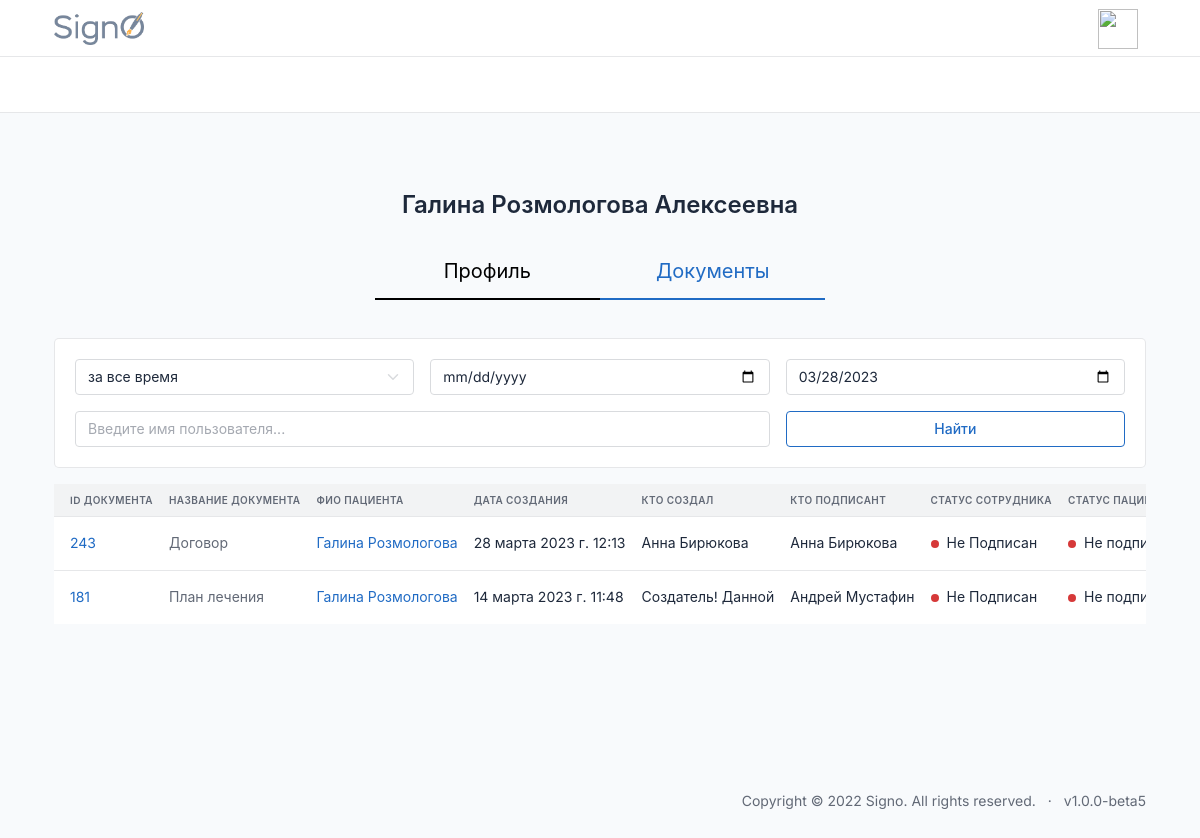
Page /id/user/user-docs/46/ on the earlier database version.
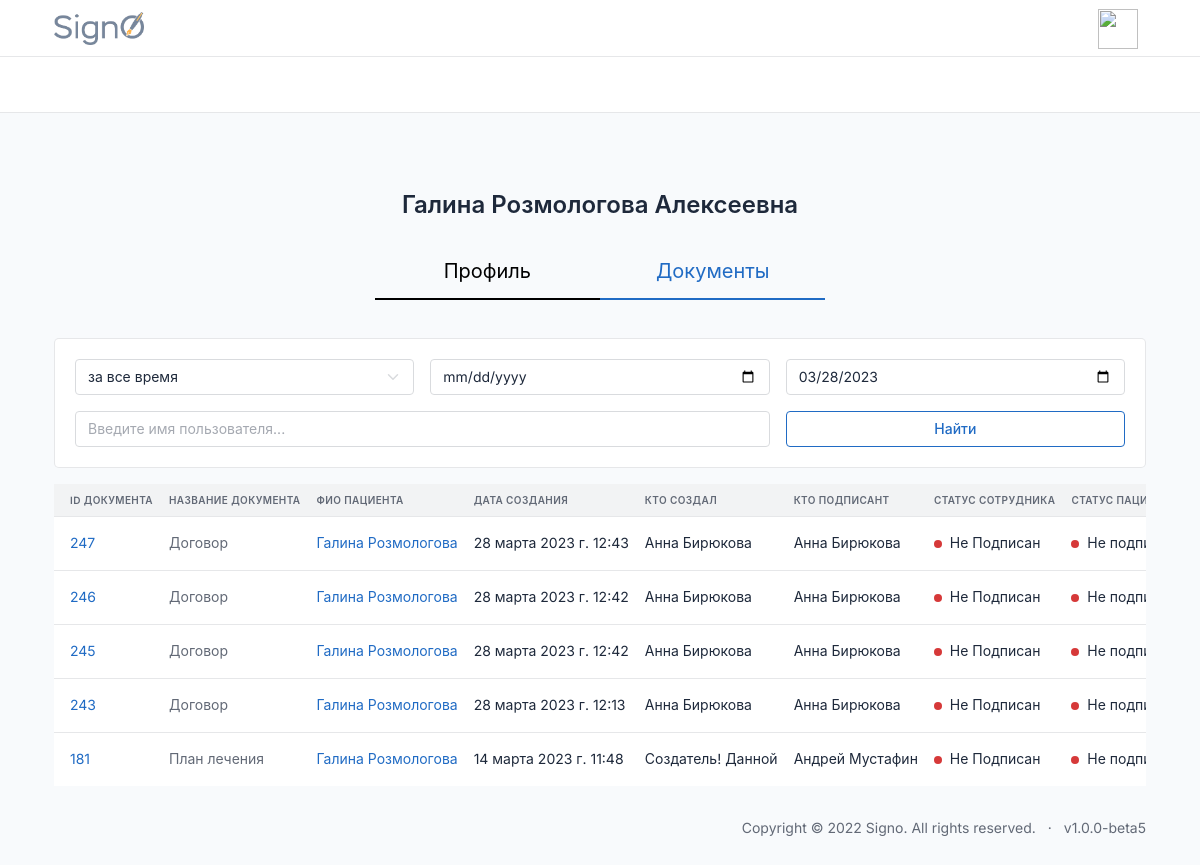
Same page on the later database version.
### documents/models.py (models this page shows, shortened)
class Document(DateTimeMixin, HiddenDeletedMixin, models.Model):
    user = models.ForeignKey(CustomUser, on_delete=models.CASCADE, null=True, blank=True, related_name='documenter')
    sender = models.ForeignKey(CustomUser, on_delete=models.CASCADE, null=True, related_name='sender', verbose_name='Отправитель')
    recipient = models.ForeignKey(CustomUser, on_delete=models.CASCADE, null=True, related_name='recipient', verbose_name='Получатель')
    founder = models.ForeignKey(CustomUser, on_delete=models.CASCADE, null=True, related_name='founder', verbose_name='Создатель документа')
    document = models.FileField(upload_to='documents/%Y/%m/%d/', blank=True, null=True)
    send_date = models.DateTimeField(auto_now_add=True, verbose_name='Дата отправки', null=True)
    sender_status = models.BooleanField(default=False, blank=True, null=True)
    recipient_status = models.BooleanField(default=False, blank=True, null=True)
    files = models.ForeignKey('DocumentsFiles', on_delete=models.CASCADE, blank=True, null=True)
    type = models.ForeignKey('DocumentType', on_delete=models.CASCADE, blank=True, null=True, related_name='document')
    sig = models.FileField(upload_to='documents/%Y/%m/%d/', blank=True, null=True)
    class Meta:
        verbose_name = 'Документ'
        verbose_name_plural = 'Документы'

class DocumentType(models.Model):
    title = models.CharField(max_length=240, blank=True, null=True)
    DOGOVOR = 'DOGOVOR'
    IDS = 'IDS'
    MEDCARD = 'MEDCARD'
    ADMCARD = 'ADMCARD'
    RENT = 'RENT'
    PLAN = 'PLAN'
    DNEVNIK = 'DNEVNIK'
    OTKAZ = 'OTKAZ'
    UVEDOMLENIE = 'UVEDOMLENIE'
    RECEPT = 'RECEPT'
    RECOMEND = 'RECOMEND'
    TYPE_DOC = [
        (DOGOVOR, 'Договор'),
        (IDS, 'ИДС'),
        (MEDCARD, 'Мед карта'),
        (ADMCARD, 'Адм.карта'),
        (RENT, 'Справка в налоговую'),
        (PLAN, 'План лечения'),
        (DNEVNIK, 'Дневник'),
        (OTKAZ, 'Отказ от мед.вмешательства'),
        (UVEDOMLENIE, 'Уведомление'),
        (RECEPT, 'Рецепт'),
        (RECOMEND, 'Рекомендация стоматолога'),
    ]
    type_document = models.CharField(choices=TYPE_DOC, max_length=240, blank=True, null=True)
    class Meta:
        verbose_name='Тип Документа'
        verbose_name_plural='Типы Документов'
    def __str__(self):
        return self.title

### users/models.py (models this page shows, shortened)
class CustomUser(AbstractBaseUser, PermissionsMixin):
    email = models.EmailField(max_length=254, unique=True, verbose_name='Электронная почта')
    first_name = models.CharField(u"Имя", max_length=100, blank=True, null=True)
    last_name = models.CharField(u"Фамилия", max_length=100, blank=True, null=True)
    patronymic = models.CharField(u"Отчество", max_length=100, blank=True, null=True)
    pasport_series = models.CharField(max_length=12, blank=True, verbose_name='Серия паспорта')
    pasport_number = models.CharField(max_length=12, blank=True, verbose_name='Номер паспорта')
    addres = models.CharField(max_length=240, blank=True, verbose_name='Адрес пользователя')
    user_profile_id = models.IntegerField(blank=True, verbose_name='ID пользователя', null=True)
    phone = models.CharField(max_length=24, verbose_name='Телефон')
    uniq_id = models.CharField(unique=True, max_length=12, blank=True, null=True, verbose_name='Уникальный ID')
    photo = models.ImageField(
        upload_to='users/%Y/%m/%d/',
        blank=True,
        default='../static/images/default_avatar.png',
        verbose_name='Аватар')
    is_active = models.BooleanField(default=True, verbose_name='Активирован')
    is_admin = models.BooleanField(default=False, verbose_name='Администратор')
    is_staff = models.BooleanField(_('staff status'), default=False)
    is_superuser = models.BooleanField(_('super user'), default=False)
    date_joined = models.DateTimeField(u'date joined', blank=True, null=True, default=timezone.now)
    last_login = models.DateTimeField(u'last login', blank=True, null=True)
    groups = models.ManyToManyField(Group, blank=True, null=True, verbose_name='Группы', related_name='groups')
    user_permissions = models.ManyToManyField(Permission, blank=True, null=True, verbose_name='Разрешения', related_name='user_permissions')
    date_of_birthday = models.DateField(blank=True, null=True, verbose_name='Дата Рождения')
    ADMINISTRATOR = 'AD'
    DOCTOR = 'DO'
    CLIENT = 'CL'
    DIRECTOR = 'DI'
    TYPE_ROLE = [
        (ADMINISTRATOR, 'Администратор'),
        (DOCTOR, 'Врач'),
        (CLIENT, 'Клиент'),
        (DIRECTOR, 'Руководитель')
    ]
    type = models.CharField(max_length=6, choices=TYPE_ROLE, default=CLIENT, verbose_name='Тип пользователя')
    ban = models.BooleanField(default=False, verbose_name='Уволен')
    ban_date = models.DateTimeField(verbose_name='дата увольнения', blank=True, null=True)
    ecp = models.BooleanField(default=False, verbose_name='Наличие ЭЦП')
    USERNAME_FIELD = 'email'
    REQUIRED_FIELDS = []
    objects = CustomUserManager()
    class Meta:
        verbose_name='Пользователь'
        verbose_name_plural='Пользователи'

### users/views.py (the view)
# urls.py: path('user/user-docs/<int:pk>/', user_docs, name='user_docs'),
def user_docs(request, pk):
    all_documents = Document.objects.filter(deleted=False, recipient=pk)
    all_documents = filter_all_documents(request, all_documents)
    all_documents = paginate_list(request, all_documents, 20)
    context = {
        'all_documents': all_documents,
        'user': CustomUser.objects.get(pk=pk),
    }
    return render(request, 'users/user-docs.html', context)

### documents/services.py (called while the page is built, shortened)
def filter_all_documents(request, all_documents):
    search_name = request.GET.get('search')
    period = request.GET.get('period')
    try:
        doc_type = request.GET.get('doc_type').upper()
    except:
        doc_type = ''
    try:
        signed = request.GET.get('signed').split('-')
    except:
        signed = ['']
    all_documents = filter_by_name(all_documents, search_name)
    if period:
        start_date, end_date = get_dates(period, all_documents)
        all_documents = all_documents.filter(send_date__range=[start_date, end_date])
    if doc_type:
        all_documents = all_documents.filter(type__type_document=doc_type)
    sort_filter = request.GET.get('sort')
    if sort_filter:
        all_documents = all_documents.order_by(sort_filter)
    return all_documents

def filter_by_name(all_documents, search_name):
    return all_documents.order_by('-send_date')

### utils/services.py (called while the page is built)
def paginate_list(request, list, page_len):
    paginator = Paginator(list, page_len)
    page_number = request.GET.get('page')
    return paginator.get_page(page_number)

### users/templates/users/user-docs.html
{% extends 'index.html' %}{%load static%}
{%block content%}
{%if user.type == 'CL'%}
    <center><h1 style="height:60px;">{{user.first_name}} {{user.last_name}} {{user.patronymic}}</h1></center>
<div class="user-info"id="user-info active"><a href="{%url 'user' user.pk%}"class="">Профиль</a><a href="{%url 'user_docs' user.pk%}"class="active">Документы</a></div>
{%else%}
    <center><h1 style="height:60px;">{{user.first_name}} {{user.last_name}} {{user.patronymic}}</h1></center>
<div class="user-info"id="user-info active"><a href="{%url 'user' user.pk%}"class="">Профиль</a><a href="{%url 'user_docs' user.pk%}"class="active">Пациенты</a></div>
{%endif%}
<div class="col-12">
    {%if user.type == 'CL'%}
      {% include 'common/_info_box_users.html' %}
      {% include 'common/_documents_table.html' %}
    {%else%}
      {% include 'common/_documents_table.html' %}
    {%endif%}
                </div>
              </div>
{%endblock%}

### templates/common/_documents_table.html (shortened to what this page needs)
{% load static %}
{% load extra_tags %}
<div class="table-responsive" >
  <table class="table card-table table-vcenter text-nowrap datatable bg-white" style="">
    <thead>
      <tr>
        <th id="th-id" class='sortable-table-header' onclick="filterByField('id')">ID документа</th>
        <th id="th-type" class='sortable-table-header' onclick="filterByField('type')">название документа</th>
        {% if request.user.type != 'CL' %}
        <th id="th-recipient" class='sortable-table-header' onclick="filterByField('recipient')">фио пациента</th>
        {% endif %}
        <th id="th-send_date" class='sortable-table-header' onclick="filterByField('send_date')">дата создания</th>
        {% if request.user.type != 'CL' %}
        <th id="th-founder" class='sortable-table-header' onclick="filterByField('founder')">кто создал</th>
        {% endif %}
        {% if request.user.type != 'CL' %}
        <th id="th-sender" class='sortable-table-header' onclick="filterByField('sender')">кто подписант</th>
        {% else %}
        <th id="th-sender" class='sortable-table-header' onclick="filterByField('sender')">ФИО сотрудника</th>
        {% endif %}
        {% if request.user.type != 'CL'%}
        <th id="th-recipient_status" class='sortable-table-header' onclick="filterByField('recipient_status')">статус
          сотрудника</th>
        {% endif %}
        {%if request.user.type == 'CL'%}
        <th id="th-sender_status" class='sortable-table-header' onclick="filterByField('sender_status')">статус</th>
        {%else%}
        <th id="th-sender_status" class='sortable-table-header' onclick="filterByField('sender_status')">статус пациента
        </th>
        {%endif%}
      </tr>
    </thead>
    <tbody class="lazy-loading-docs">
      {%for document in all_documents%}
      <tr id="document-row-{{document.id}}" class="lazy-row-docs">
        <td><span class="text-muted"><a href="{{document.document.url}}#" target=”_blank”>{{document.id}}</a></span>
        </td>
        <td><span class="text-muted">{{document.type}}</span></td>
        {% if request.user.type != 'CL' %}
        {% if request.user.type == 'DO' %}
        <td>{{document.recipient.first_name}} {{document.recipient.last_name}}</td>
        {% else %}
        <td><a href="{%url 'user' document.recipient.pk %}">{{document.recipient.first_name}}
            {{document.recipient.last_name}}</a></td>
        {% endif %}
        {% endif %}
        <td>{{document.send_date}}</td>
        {% if request.user.type != 'CL' %}
        <td><a href="{%url 'user' document.founder.pk%}" class="text-reset"
            tabindex="-1">{{document.founder.first_name}} {{document.founder.last_name}}</a></td>
        {% endif %}
        {%if request.user.type == 'CL'%}
        <td class="text-reset" tabindex="-1"><a href="{%url 'user' document.sender.pk%}" class="text-reset"
            tabindex="-1"></a>{{document.sender.first_name}} {{document.sender.last_name}}</td>
        {%else%}
        <td><a href="{%url 'user' document.sender.pk%}" class="text-reset" tabindex="-1">{{document.sender.first_name}}
            {{document.sender.last_name}}</a></td>
        {%endif%}
        {% if request.user.type != 'CL' %}
        <td>
          {%if document.sender_status%}
          <span class="badge bg-success me-1"></span>
          Подписан
          {%else%}
          <span class="badge bg-danger me-1"></span>
          Не Подписан
          {%endif%}
        </td>
        {% endif %}
        <td>
          {%if document.recipient_status%}
          <span class="badge bg-success me-1"></span>
          Подписан
          {%else%}
          <span class="badge bg-danger me-1"></span>
          Не подписан
          {%endif%}
        </td>
      </tr>
      {%endfor%}
    </tbody>
  </table>
</div>

Differences in the rows shown:
added Document: id "247", type "Договор", recipient.first_name "Галина", recipient.last_name "Розмологова", send_date "28 марта 2023 г. 12:43", founder.first_name "Анна", founder.last_name "Бирюкова", sender.first_name "Анна", sender.last_name "Бирюкова", sender_status False (drawn), recipient_status False (drawn)
added Document: id "246", type "Договор", recipient.first_name "Галина", recipient.last_name "Розмологова", send_date "28 марта 2023 г. 12:42", founder.first_name "Анна", founder.last_name "Бирюкова", sender.first_name "Анна", sender.last_name "Бирюкова", sender_status False (drawn), recipient_status False (drawn)
added Document: id "245", type "Договор", recipient.first_name "Галина", recipient.last_name "Розмологова", send_date "28 марта 2023 г. 12:42", founder.first_name "Анна", founder.last_name "Бирюкова", sender.first_name "Анна", sender.last_name "Бирюкова", sender_status False (drawn), recipient_status False (drawn)
